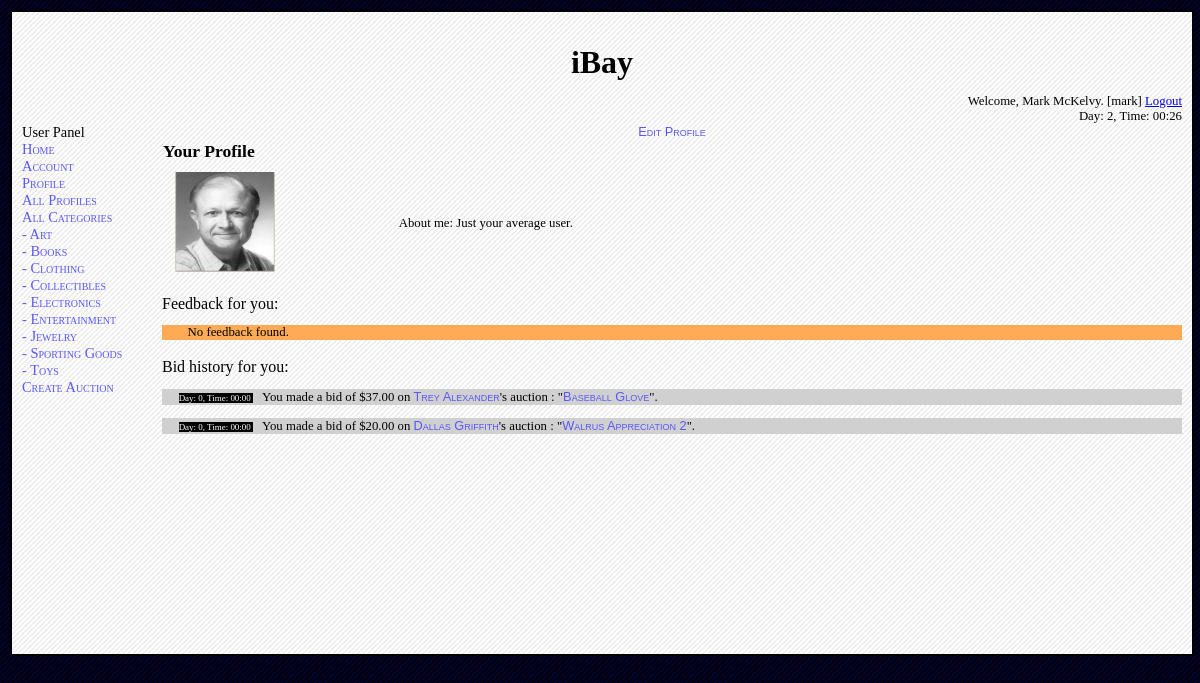
The app's page /source/profile.php (signed in), older data.
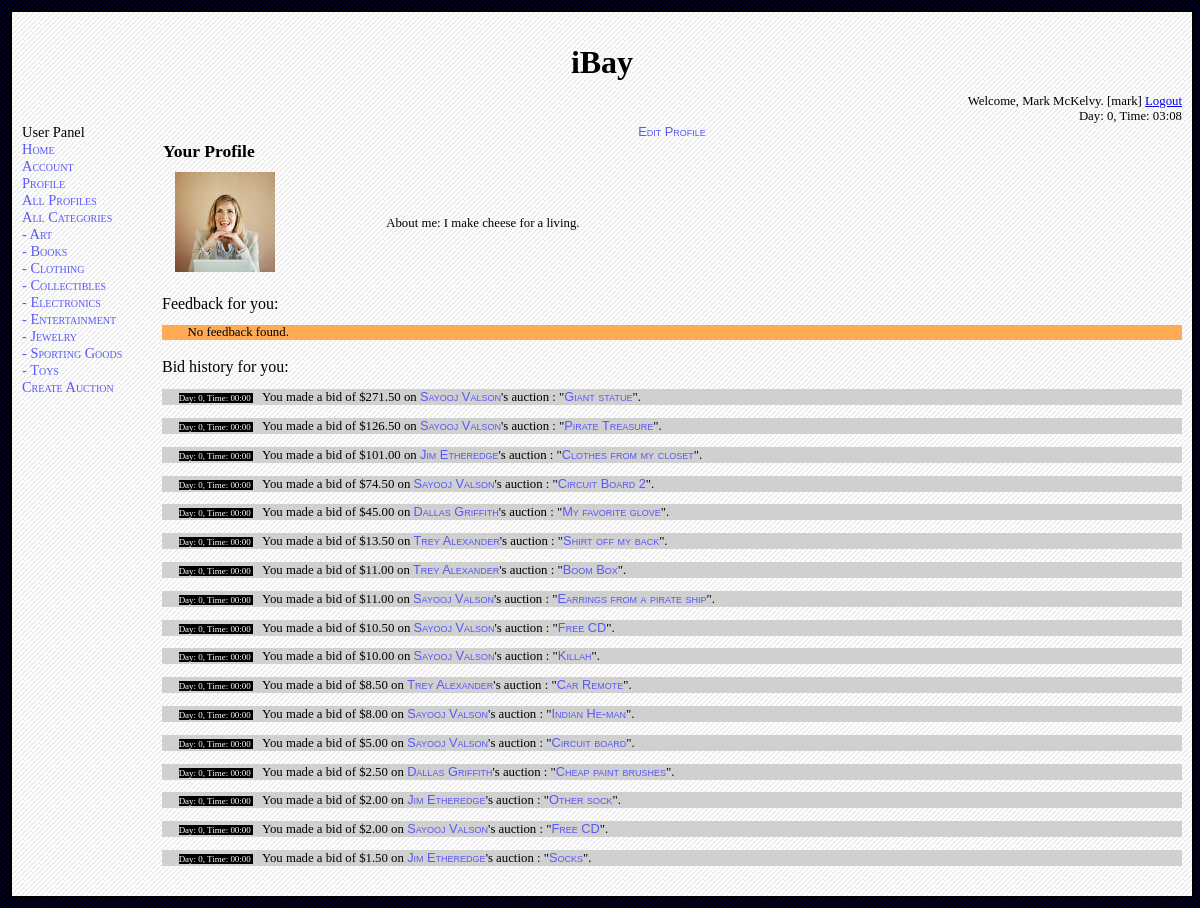
The same page, newer data.
### tables this page shows
CREATE TABLE `user` (
  `username` varchar(50) NOT NULL default '',
  `password` varchar(50) default NULL,
  `is_admin` tinyint(1) default NULL,
  `realname` varchar(100) default NULL,
  `birth_date` varchar(10) default NULL,
  `shipping_street` varchar(100) default NULL,
  `shipping_city` varchar(50) default NULL,
  `shipping_state` varchar(25) default NULL,
  `shipping_zip` varchar(10) default NULL,
  `phone` varchar(12) default NULL,
  `email` varchar(50) default NULL,
  `card_type` varchar(20) default NULL,
  `card_number` varchar(16) default NULL,
  `card_expire` varchar(5) default NULL,
  `picture` varchar(100) default NULL,
  `description` varchar(250) default NULL,
  PRIMARY KEY  (`username`)
);

CREATE TABLE `bids_on` (
  `username` varchar(50) NOT NULL default '',
  `item_title` varchar(50) NOT NULL default '',
  `item_seller` varchar(50) NOT NULL default '',
  `item_category` varchar(30) NOT NULL default '',
  `item_end_day` int(5) NOT NULL default '0',
  `item_end_hour` int(2) NOT NULL default '0',
  `item_end_minute` int(2) NOT NULL default '0',
  `bid_day` int(5) NOT NULL default '0',
  `bid_hour` int(2) NOT NULL default '0',
  `bid_minute` int(2) NOT NULL default '0',
  `bid_amount` float(7,2) default NULL,
  `display_notification` char(1) default NULL,
  PRIMARY KEY  (`username`,`item_title`,`item_seller`,`item_category`,`item_end_day`,`item_end_hour`,`item_end_minute`,`bid_day`,`bid_hour`,`bid_minute`),
  KEY `item_title` (`item_title`),
  KEY `item_seller` (`item_seller`),
  KEY `item_category` (`item_category`),
  KEY `item_end_day` (`item_end_day`),
  KEY `item_end_hour` (`item_end_hour`),
  KEY `item_end_minute` (`item_end_minute`)
);

### source/dbinfo.php (called while the page is built, shortened)
<?php
class dbinfo_t
{
	var $debug;
	function init ()
	{
		$this->debug = true;
	}
	function query ($q)
	{
		if ($this->debug)
			$result = mysql_query ($q) or die ('BAD QUERY: '.mysql_error ());
		else
			$result = mysql_query ($q);
		return $result;
	}
	function logged_in ()
	{
		return isset ($_SESSION) && isset ($_SESSION['Username']);
	}
	function is_admin ()
	{
		return $this->logged_in () && $_SESSION['Admin'] == 1;
	}
	function username ()
	{
		return $_SESSION['Username'];
	}
	function day ()
	{
		return $_SESSION['Day'];
	}
	function hour ()
	{
		return $_SESSION['Hour'];
	}
	function minute ()
	{
		return $_SESSION['Minute'];
	}
	function get_realname ($username)
	{
		$result = $this->query ("select realname from user where username = '$username'");
		if (mysql_num_rows ($result) == 0)
			return "ERROR";
		else
		{
			$row = mysql_fetch_assoc ($result);
			return $row['realname'];
		}
	}
	function get_userdesc ($username)
	{
		$result = $this->query ("select description from user where username =  '$username'");
		$row = mysql_fetch_assoc ($result);
		return $row['description'];
	}
	function get_picture ($username)
	{
		$result = $this->query ("select picture from user where username = '$username'");
		$row = mysql_fetch_assoc ($result);
		return $row['picture'];
	}
}
?>

### source/profile.php (the view, shortened to what the changed rows need)
<?php
include_once ("common.php");
$dbinfo = new dbinfo_t();
echo_header($dbinfo);
$current_script = current_script ();
$mode = get("mode");
$user_name = $dbinfo->username();
$home_user = $user_name;
if ($mode == "")
{
	$user_name = $dbinfo->username ();
}
else if ($mode == "view" || $mode == "edit")
{
	$user_name = get("username");
}
if ($mode == "" || $mode == "view" )
{
	if($user_name != $home_user)
		echo href ("$current_script?", "View My Profile");
	else
		echo href ("$current_script?mode=edit&username=$user_name", "Edit Profile");
	$table = new table_common_t();
	$table->init ("profile");
	echo $table->table_begin();
	echo $table->table_head_begin ();
	if($user_name == $home_user)
	{
		echo $table->tr ($table->td ("Your Profile"));
	}
	else
	{
		echo $table->tr ($table->td ($dbinfo->get_realname ($user_name)."'s Profile"));
	}
	echo $table->table_head_end ();
	echo $table->table_body_begin ();
	echo $table->tr ($table->td (local_img ($dbinfo->get_picture($user_name))).
			 $table->td ("About me: " . $dbinfo->get_userdesc($user_name)));
	echo $table->table_body_end ();
	echo $table->table_end();
	if($user_name != $home_user)
		cout ("Feedback for ".$dbinfo->get_realname ($user_name).":");
	else
		cout ("Feedback for you:");
	$result_seller = $dbinfo->query ("select buyer,seller,buyerfeedbackforseller_rating,buyerfeedbackforseller_description from item_listing where seller ='$user_name' and buyerfeedbackforseller_rating!=-1 and buyerfeedbackforseller_description!='' and buyerfeedbackforseller_rating!=-1 order by end_day desc,end_hour desc,end_minute desc");
	$result_buyer = $dbinfo->query("select buyer, seller, sellerfeedbackforbuyer_description from item_listing where buyer = '$user_name' and sellerfeedbackforbuyer_description!=''");
	if(mysql_num_rows($result_seller) == 0 && mysql_num_rows($result_buyer) == 0)
	{
		echo div ("No feedback found.", "feedback");
	}
	if($user_name != $home_user)
		cout ("Bid history for ".$dbinfo->get_realname ($user_name).":");
	else
		cout ("Bid history for you:");
	$result_bid =  $dbinfo->query ("select username, item_seller, item_title, item_category, item_end_day, item_end_hour, item_end_minute, bid_amount
from bids_on
where 	username = '$user_name'
order by bid_amount desc");
	if(mysql_num_rows($result_bid) == 0)
	{
		echo div ("No bid history found.", "bidhistory");
	}
	else
	{
		while (list ($username, $item_seller, $item_title, $item_category,
			     $item_end_day, $item_end_hour, $item_end_minute,
			     $bid_amount)
		       = mysql_fetch_row($result_bid))
		{
			$seller_realname = href ("profile.php?mode=view&username=$item_seller",
						 $dbinfo->get_realname ($item_seller));
			if ($username == $home_user)
				$bidder_realname = "You";
			else
			{
				$bidder_realname = href ("profile.php?mode=view&username=$username",
							 $dbinfo->get_realname ($username));
			}
			echo div (span (format_time ($bid_day, $bid_hour, $bid_minute), "time").
				  "$bidder_realname  made a bid of \$$bid_amount on $seller_realname's auction : \"".href ("itemlisting.php?mode=view&title=$item_title&seller=$item_seller&category=$item_category&end_day=$item_end_day&end_hour=$item_end_hour&end_minute=$item_end_minute", $item_title)."\".", "bidhistory");
		}
	}
}
echo_footer($dbinfo);
?>

### source/common.php (shortened to what the changed rows need)
<?php
include_once ("dbinfo.php");
include_once ("table_common.php");
include_once ("list_common.php");
function echo_header ($dbinfo)
{
	$dbinfo->init ();
	$dbinfo->update_all ();
	echo <<<HEREDOC
<!DOCTYPE HTML PUBLIC "-//W3C//DTD HTML 4.01//EN" "http://www.w3.org/TR/html4/strict.dtd">
<html>
<head>
<meta http-equiv="Content-Type" content="text/html; charset=iso-8859-1" />
<title>CMPS 460 DB Project</title>
<link href="style.css" rel="stylesheet" type="text/css" />
</head>
<body>
HEREDOC;
	echo_div ("container");
	echo "iBay";
	end_div ();
	$day = $dbinfo->day () + 0;
	$hour = $dbinfo->hour ();
	$minute = $dbinfo->minute ();
	if ($dbinfo->logged_in ())
	{
		$realname = $dbinfo->realname ();
		$username = $dbinfo->username ();
		$logoutlink = href ("logout.php", "Logout");
		cout ("Welcome, $realname. [$username] $logoutlink");
	}
	else
	{
		$loginlink = href ("login.php", "Login");
		$reglink= href ("registration.php", "Register");
		cout ("Welcome! $loginlink or $reglink");
	}
	echo ("Day: $day, Time: $hour:$minute");
	if ($dbinfo->logged_in ())
	{
		if ($dbinfo->is_admin ())
			$nav = "Admin Panel<br/>";
		else
			$nav = "User Panel<br/>";
		$nav = $nav.li_wrap (href ("index.php", "Home"));
		$nav = $nav.li_wrap (href ("registration.php?mode=view", "Account"));
		$nav = $nav.li_wrap (href ("profile.php", "Profile"));
		$nav = $nav.li_wrap (href ("profile.php?mode=browse", "All Profiles"));
		$nav = $nav.li_wrap (href ("category.php", "All Categories"));
		$nav = $nav.li_wrap (href ("category.php?view=Art", " - Art"));
		$nav = $nav.li_wrap (href ("category.php?view=Books", " - Books"));
		$nav = $nav.li_wrap (href ("category.php?view=Clothing", " - Clothing"));
		$nav = $nav.li_wrap (href ("category.php?view=Collectibles", " - Collectibles"));
		$nav = $nav.li_wrap (href ("category.php?view=Electronics", " - Electronics"));
		$nav = $nav.li_wrap (href ("category.php?view=Entertainment", " - Entertainment"));
		$nav = $nav.li_wrap (href ("category.php?view=Jewelry", " - Jewelry"));
		$nav = $nav.li_wrap (href ("category.php?view=Sporting Goods", " - Sporting Goods"));
		$nav = $nav.li_wrap (href ("category.php?view=Toys", " - Toys"));
		$nav = $nav.li_wrap (href ("itemlisting.php?mode=new", "Create Auction"));
		echo ul_wrap ($nav);
	}
}
function echo_footer ($dbinfo)
{
	echo <<<HEREDOC
</body>
</html>
HEREDOC;
}
function current_script ()
{
	return basename ($_SERVER["SCRIPT_NAME"]);
}
function echo_div ($name)
{
	if (empty ($name))
		echo "<div>\n";
	else
		echo "<div id=\"$name\">\n";
}
function end_div ()
{
	echo "</div>\n";
}
function div ($text, $style_name = "")
{
	if (!empty ($style_name))
		$style_name = "id=\"$style_name\"";
	return "<div $style_name>\n$text\n</div>\n";
}
function span ($text, $style_name)
{
	if (!empty ($style_name))
		$style_name = "id=\"$style_name\"";
	return "<span $style_name>\n$text\n</span>\n";
}
function href ($url, $text)
{
	return "<a href=\"$url\">$text</a>";
}
function local_img ($path)
{
	return "<img src=\"images/$path\">";
}
function get ($key)
{
	if (isset ($_GET[$key]))
		$val = $_GET[$key];
	else
		$val = "";
	return $val;
}
function cout ($str)
{
	echo "$str"."<br/>\n";
}
function format_time ($day, $hour, $minute, $prefix_zeros_to_day = false)
{
	$day += 0;
	$hour += 0;
	$minute += 0;
	if ($minute < 10)
	{
		$minute = "0".$minute;
	}
	if ($hour < 10)
	{
		$hour = "0".$hour;
	}
	return "Day: $day, Time: $hour:$minute";
}
?>

### source/table_common.php (shortened to what the changed rows need)
<?php
class table_common_t
{
	var $main_class;
	function init ($main_class_)
	{
		$this->main_class = $main_class_;
		return $this->main_class;
	}
	function table_begin ()
	{
		return "<table class=\"$this->main_class\">\n";
	}
	function table_end ()
	{
		return "</table>\n";
	}
	function table_head_begin ($custom_class = "")
	{
		if (empty ($custom_class))
			return "<thead class=$this->main_class>\n";
		else
			return "<thead class=$custom_class>\n";
	}
	function table_head_end ()
	{
		return "</thead>\n";
	}
	function table_body_begin ($custom_class = "")
	{
		if (empty ($custom_class))
			return "<tbody class=$this->main_class>\n";
		else
			return "<tbody class=$custom_class>\n";
	}
	function table_body_end ()
	{
		return "</tbody>\n";
	}
	function tr ($s, $custom_class = "")
	{
		if (empty ($custom_class))
			return "\t<tr class=$this->main_class>\n\t$s\n\t</tr>\n";
		else
			return "\t<tr class=$custom_class>\n\t$s\n\t</tr>\n";
	}
	function td ($s, $custom_class = "")
	{
		return $this->td_span ($s, $custom_class);
	}
	function td_span ($s, $custom_class = "", $span = 0, $align = "")
	{
		if ($span == 0)
		{
			if (empty ($custom_class))
				return "\t<td $align class=$this->main_class>\n\t$s\n\t</td>\n";
			else
				return "\t<td $align class=$custom_class>\n\t$s\n\t</td>\n";
		}
		else
		{
			if (empty ($custom_class))
				return "\t<td $align class=$this->main_class colspan=$span>\n\t$s\n\t</td>\n";
			else
				return "\t<td $align class=$custom_class colspan=$span>\n\t$s\n\t</td>\n";
		}
	}
}
?>

Row changes from the older to the newer data that the page shows:
removed bids_on: user.realname "Trey Alexander Baseball Glove"
removed bids_on: user.realname "Dallas Griffith Walrus Appreciation 2"
changed user: picture: a different picture
added bids_on: user.realname "Sayooj Valson Giant statue"
added bids_on: user.realname "Sayooj Valson Pirate Treasure"
added bids_on: user.realname "Jim Etheredge Clothes from my closet"
added bids_on: user.realname "Sayooj Valson Circuit Board 2"
added bids_on: user.realname "Dallas Griffith My favorite glove"
added bids_on: user.realname "Trey Alexander Shirt off my back"
added bids_on: user.realname "Trey Alexander Boom Box"
added bids_on: user.realname "Sayooj Valson Earrings from a pirate ship"
added bids_on: user.realname "Sayooj Valson Free CD"
added bids_on: user.realname "Sayooj Valson Killah"
added bids_on: user.realname "Trey Alexander Car Remote"
added bids_on: user.realname "Sayooj Valson Indian He-man"
added bids_on: user.realname "Sayooj Valson Circuit board"
added bids_on: user.realname "Dallas Griffith Cheap paint brushes"
added bids_on: user.realname "Jim Etheredge Other sock"
added bids_on: user.realname "Sayooj Valson Free CD"
added bids_on: user.realname "Jim Etheredge Socks"
Text that changed along with them:
$day: "2" → "0"
$hour: "00" → "03"
$minute: "26" → "08"
$s: "Your Profile About me: Just your average user." → "Your Profile About me: I make cheese for a living."
